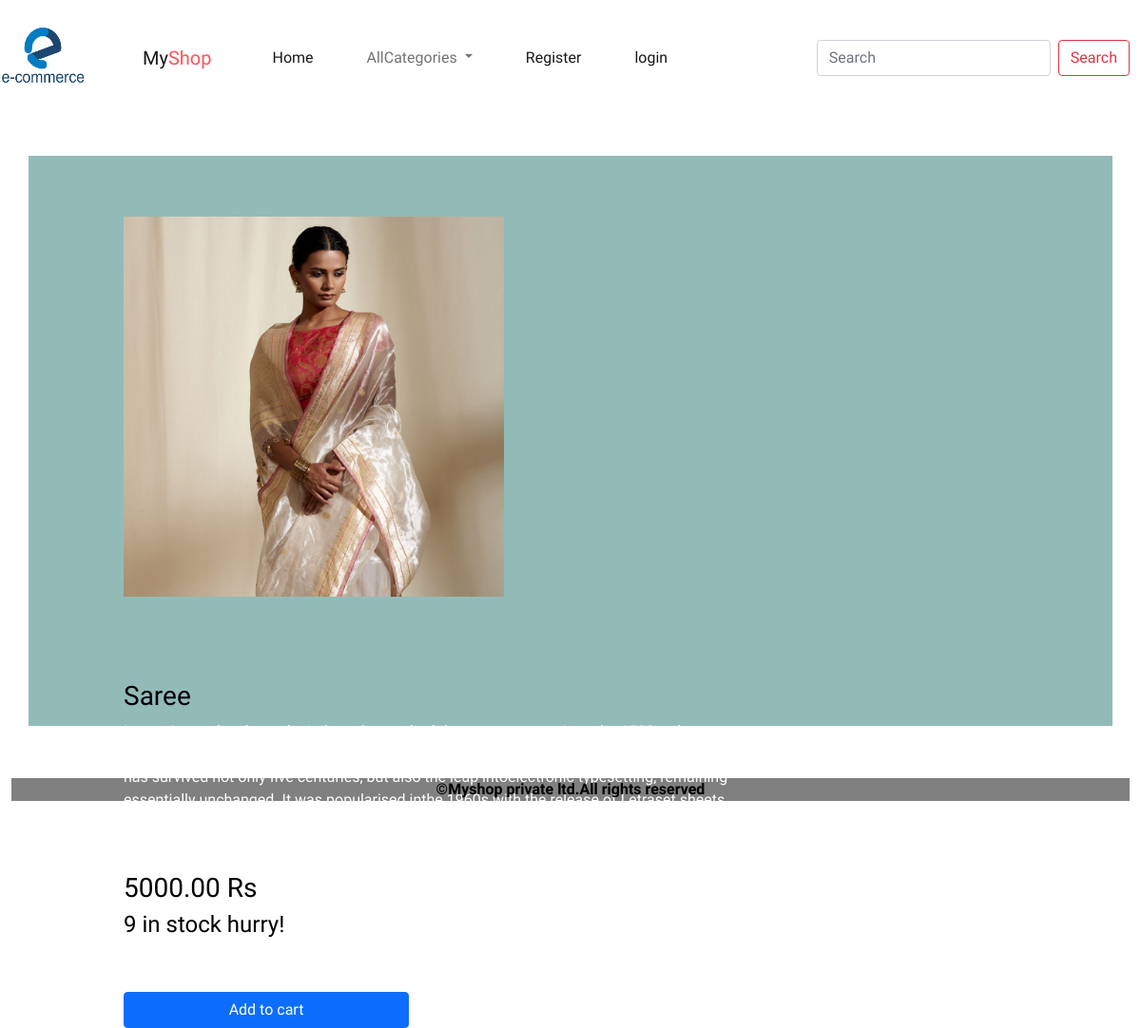
The app's page /detail/5 with its own data.
### shop/models.py (models this page shows, shortened)
class Product(models.Model):
    name = models.CharField(max_length=40)  # to add primary key : (max_length(20),primary key=true)
    desc = models.TextField()
    image = models.ImageField(upload_to='products', null=True, blank=True)
    price=models.DecimalField(max_digits=10,decimal_places=2)
    stock=models.IntegerField()
    available=models.BooleanField(default=True)  #always set available stock default=true coz when we adding into table the stock is available we can change after that
    created=models.DateTimeField(auto_now_add=True)  #add one time into table
    updated=models.DateTimeField(auto_now=True)    #every time adds when we update record
    category=models.ForeignKey(Category,on_delete=models.CASCADE)  #the connection model must given inside (Category,on_delete=models.CASCADE) here Category is connection model

### shop/views.py (the view)
# urls.py: path('detail/<int:p>', views.showdetail, name="detail"),
def showdetail(request,p):
    p=Product.objects.get(id=p)   #get : to get 1 record according to condition
    return render(request,'detail.html',{'p':p})

### cart/context_processors.py (called while the page is built, shortened)
def total(request):
    count=0
    return{'count':count}

### shop/context_processors.py (called while the page is built)
def links(request):
    c=Category.objects.all()
    return {'links':c}       #here we can pass context as funcname 'links' variable only coz its func name is links (so both must be same name)

### templates/detail.html (shortened to what this page needs)
<!DOCTYPE html>
{% extends 'base.html' %}
{% load static %}
{% block content %}
  <div class="container   " style="height:600px; background-color:#92BBB8; color:white; ">
    <div class="row mt-5">
        <div class="col-4 me-2 pt-3 pb-4 " style="padding-left:100px" >
                <img class="mt-5" src=" {{ p.image.url }}" height="400px" width="400px">
        </div>
         <div class="col-6 me-5 mt-5 pt-3" style="padding-left:100px; width:750px" >
             <h3 style="color:black">{{p.name}}</h3>
             <p>{{p.desc}}</p>
             <h3 class="mt-2 " style="color:black;">{{p.price}} Rs</h3>
             <h4 class="mt-2" style="color:black;">{{p.stock}} in stock hurry!</h4>
             {% if user.is_superuser == True %}
              {% if p.stock > 0 %}
             <h3 class="text-success">Product In Stock</h3>
                 <a href="{% url 'admin:index' %}" class="btn btn-primary mt-5" style="width:300px ">Add Stock</a>
             {% else %}
             <h3 class="text-danger">Product Out Of Stock</h3>
                 <a href="{% url 'admin:index' %}" class="btn btn-primary mt-5" style="width:300px ">Add Stock</a>
              {% endif %}
             {% else %}
             {% if p.stock > 0 %}
                 <a href="{% url 'cart:addtocart'  p.id  %}" class="btn btn-primary mt-5" style="width:300px ">Add to cart</a>
             {% else %}
             <h3 class="text-danger">Out of Stock</h3>
             {% endif %}
               {% endif %}
         </div>
</div>
  </div>
{% endblock %}

### static/css/style.css (style rules this page uses)
body { color:black; background-color:white; font-family: "Recursive", sans-serif; font-optical-sizing: auto; font-weight: 300; font-style: normal; font-variation-settings: "slnt" 0, "CASL" 0, "CRSV" 0.5, "MONO" 0; }
.log-img,img { padding-top:px; }

### records on screen
Product: image (picture), name "Saree", desc "Lorem Ipsum has been the industry's standard dummy text ever since the 1500s when an unknown printer took a galley of type and scrambled it to make a typespecimen book. It has survived not only five centuries, but also the leap intoelectronic typesetting, remaining essentially unchanged. It was popularised inthe 1960s with the release of Letraset sheets containing Lorem Ipsum passages,and more recently with desktop publishing software like Aldus PageMaker includingversions of Lorem Ipsum.", price "5000.00", stock "9"
